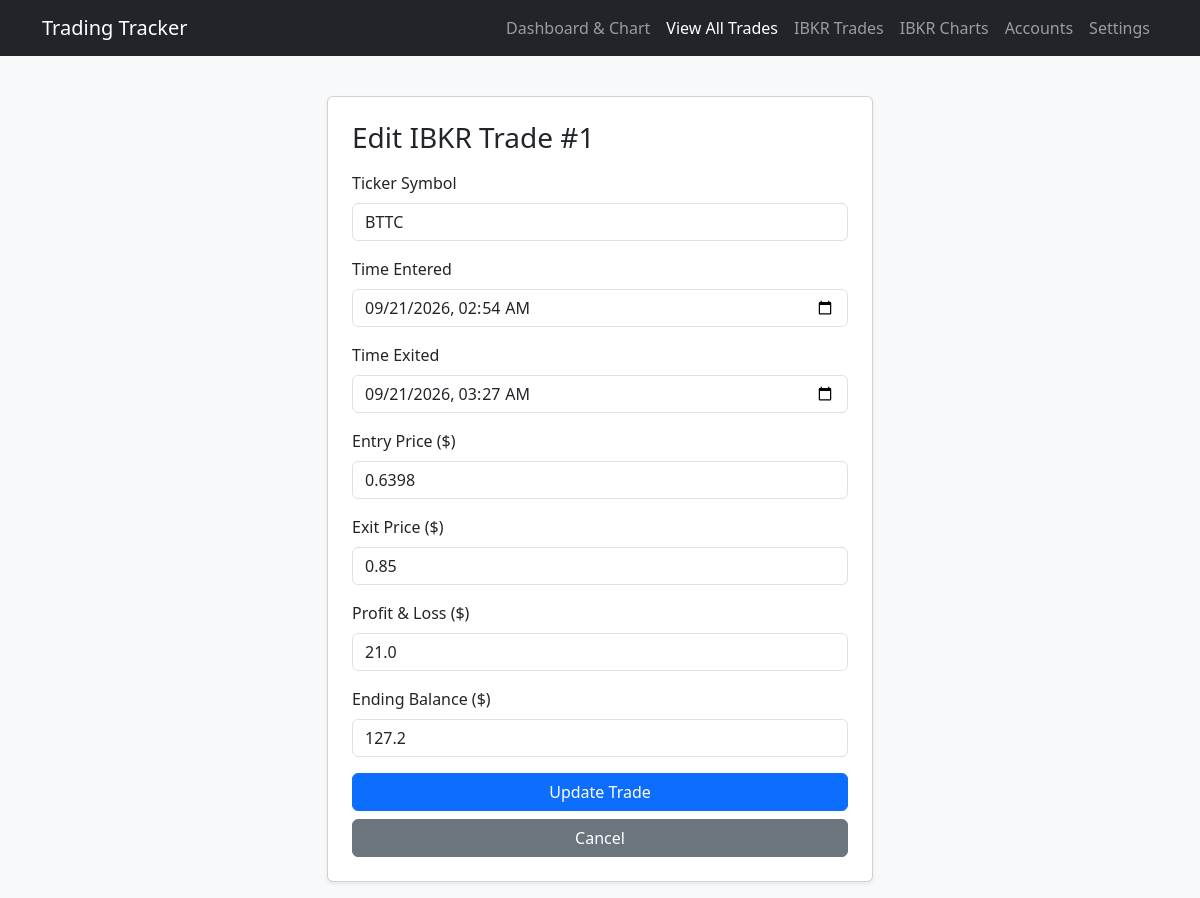
The page /ibkr/edit/1 on the database its author committed.
### flask_app.py (models this page shows)
class IBKRTrade(db.Model):
    id = db.Column(db.Integer, primary_key=True)
    ticker = db.Column(db.String(20), nullable=False)
    time_entered = db.Column(db.String(50), nullable=False)
    time_exited = db.Column(db.String(50), nullable=False)
    entry_price = db.Column(db.Float, nullable=False, default=0.0)
    exit_price = db.Column(db.Float, nullable=False, default=0.0)
    pnl = db.Column(db.Float, nullable=False, default=0.0)
    balance = db.Column(db.Float, nullable=False, default=0.0)
    timestamp = db.Column(db.DateTime, default=datetime.utcnow)

### flask_app.py (the view, shortened to what this page needs)
@app.route('/ibkr/edit/<int:id>', methods=['GET', 'POST'])
def edit_ibkr_trade(id):
    ibkr_trade = IBKRTrade.query.get_or_404(id)
    return render_template('edit_ibkr.html', trade=ibkr_trade)

### flask_app.py (called while the page is built)
def get_active_account():
    try:
        account = db.session.get(Account, int(request.cookies.get('account_id', '')))
    except ValueError:
        account = None
    return account or Account.query.order_by(Account.id.asc()).first()

@app.context_processor
def inject_accounts():
    return {
        'accounts': Account.query.order_by(Account.id.asc()).all(),
        'active_account': get_active_account(),
        'account_summary': account_summary,
    }

### templates/edit_ibkr.html (shortened to what this page needs)
<!DOCTYPE html>
<html lang="en">
<head>
    <link href="https://cdn.jsdelivr.net/npm/bootstrap@5.3.0/dist/css/bootstrap.min.css" rel="stylesheet">
</head>
<body class="bg-light">
    <nav class="navbar navbar-expand-lg navbar-dark bg-dark mb-4">
        <div class="container">
            <a class="navbar-brand" href="/">Trading Tracker</a>
              <div class="navbar-nav">
                <a class="nav-link" href="/">Dashboard & Chart</a>
                <a class="nav-link active" href="/trades-list">View All Trades</a>
                <a class="nav-link" href="/ibkr">IBKR Trades</a>
                <a class="nav-link" href="/ibkr-charts">IBKR Charts</a>
                <a class="nav-link" href="/accounts">Accounts</a>
                <a class="nav-link" href="/settings">Settings</a>
            </div>
        </div>
    </nav>
    <div class="container py-3">
        <div class="row justify-content-center">
            <div class="col-md-6">
                <div class="card shadow-sm p-4">
                    <h3 class="card-title mb-3">Edit IBKR Trade #{{ trade.id }}</h3>
                    <form method="POST">
                        <div class="mb-3">
                            <label class="form-label">Ticker Symbol</label>
                            <input type="text" class="form-control" name="ticker" value="{{ trade.ticker }}" required>
                        </div>
                        <div class="mb-3">
                            <label class="form-label">Time Entered</label>
                            <input type="datetime-local" class="form-control" name="time_entered" value="{{ trade.time_entered }}" required>
                        </div>
                        <div class="mb-3">
                            <label class="form-label">Time Exited</label>
                            <input type="datetime-local" class="form-control" name="time_exited" value="{{ trade.time_exited }}" required>
                        </div>
                        <div class="mb-3">
                            <label class="form-label">Entry Price ($)</label>
                            <input type="number" step="any" class="form-control" name="entry_price" value="{{ trade.entry_price }}" required>
                        </div>
                        <div class="mb-3">
                            <label class="form-label">Exit Price ($)</label>
                            <input type="number" step="any" class="form-control" name="exit_price" value="{{ trade.exit_price }}" required>
                        </div>
                        <div class="mb-3">
                            <label class="form-label">Profit & Loss ($)</label>
                            <input type="number" step="any" class="form-control" name="pnl" value="{{ trade.pnl }}" required>
                        </div>
                        <div class="mb-3">
                            <label class="form-label">Ending Balance ($)</label>
                            <input type="number" step="any" class="form-control" name="balance" value="{{ trade.balance }}" required>
                        </div>
                        <button type="submit" class="btn btn-primary w-100 mb-2">Update Trade</button>
                        <a href="/ibkr" class="btn btn-secondary w-100">Cancel</a>
                    </form>
                </div>
            </div>
        </div>
    </div>
</body>
</html>

### rows shown on the page
IBKRTrade: id "1", ticker "BTTC", time_entered "09/21/2026 02:54", time_exited "09/21/2026 03:27", entry_price "0.6398", exit_price "0.85", pnl "21.0", balance "127.2"
